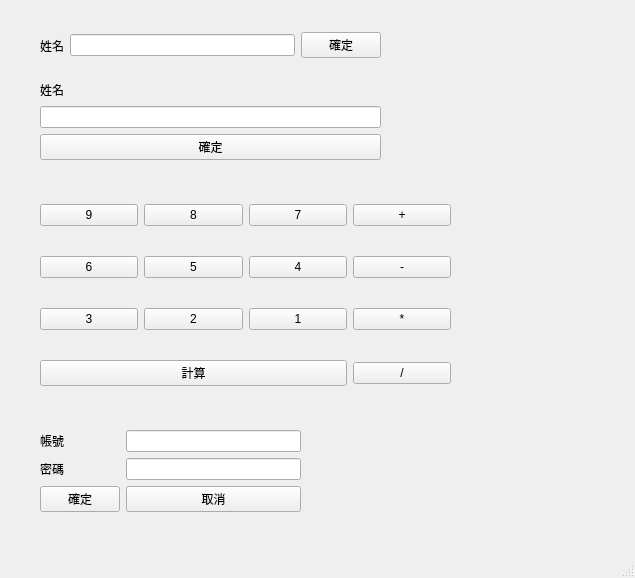
<?xml version="1.0" encoding="UTF-8"?>
<ui version="4.0">
 <class>MainWindow</class>
 <widget class="QMainWindow" name="MainWindow">
  <property name="geometry">
   <rect>
    <x>0</x>
    <y>0</y>
    <width>635</width>
    <height>578</height>
   </rect>
  </property>
  <property name="windowTitle">
   <string>MainWindow</string>
  </property>
  <widget class="QWidget" name="centralwidget">
   <widget class="QWidget" name="horizontalLayoutWidget">
    <property name="geometry">
     <rect>
      <x>40</x>
      <y>30</y>
      <width>341</width>
      <height>31</height>
     </rect>
    </property>
    <layout class="QHBoxLayout" name="horizontalLayout">
     <item>
      <widget class="QLabel" name="label">
       <property name="text">
        <string>姓名</string>
       </property>
      </widget>
     </item>
     <item>
      <widget class="QLineEdit" name="lineEdit"/>
     </item>
     <item>
      <widget class="QPushButton" name="pushButton">
       <property name="text">
        <string>確定</string>
       </property>
      </widget>
     </item>
    </layout>
   </widget>
   <widget class="QWidget" name="verticalLayoutWidget">
    <property name="geometry">
     <rect>
      <x>40</x>
      <y>80</y>
      <width>341</width>
      <height>80</height>
     </rect>
    </property>
    <layout class="QVBoxLayout" name="verticalLayout">
     <item>
      <widget class="QLabel" name="label_2">
       <property name="text">
        <string>姓名</string>
       </property>
      </widget>
     </item>
     <item>
      <widget class="QLineEdit" name="lineEdit_2"/>
     </item>
     <item>
      <widget class="QPushButton" name="pushButton_2">
       <property name="text">
        <string>確定</string>
       </property>
      </widget>
     </item>
    </layout>
   </widget>
   <widget class="QWidget" name="formLayoutWidget">
    <property name="geometry">
     <rect>
      <x>40</x>
      <y>430</y>
      <width>261</width>
      <height>91</height>
     </rect>
    </property>
    <layout class="QFormLayout" name="formLayout">
     <item row="0" column="0">
      <widget class="QLabel" name="label_5">
       <property name="text">
        <string>帳號</string>
       </property>
      </widget>
     </item>
     <item row="0" column="1">
      <widget class="QLineEdit" name="lineEdit_7"/>
     </item>
     <item row="1" column="0">
      <widget class="QLabel" name="label_6">
       <property name="text">
        <string>密碼</string>
       </property>
      </widget>
     </item>
     <item row="1" column="1">
      <widget class="QLineEdit" name="lineEdit_8"/>
     </item>
     <item row="2" column="0">
      <widget class="QPushButton" name="pushButton_3">
       <property name="text">
        <string>確定</string>
       </property>
      </widget>
     </item>
     <item row="2" column="1">
      <widget class="QPushButton" name="pushButton_4">
       <property name="text">
        <string>取消</string>
       </property>
      </widget>
     </item>
    </layout>
   </widget>
   <widget class="QWidget" name="gridLayoutWidget">
    <property name="geometry">
     <rect>
      <x>40</x>
      <y>180</y>
      <width>411</width>
      <height>231</height>
     </rect>
    </property>
    <layout class="QGridLayout" name="gridLayout">
     <item row="2" column="0">
      <widget class="QPushButton" name="pushButton_11">
       <property name="text">
        <string>3</string>
       </property>
      </widget>
     </item>
     <item row="2" column="1">
      <widget class="QPushButton" name="pushButton_12">
       <property name="text">
        <string>2</string>
       </property>
      </widget>
     </item>
     <item row="2" column="2">
      <widget class="QPushButton" name="pushButton_13">
       <property name="text">
        <string>1</string>
       </property>
      </widget>
     </item>
     <item row="1" column="1">
      <widget class="QPushButton" name="pushButton_9">
       <property name="text">
        <string>5</string>
       </property>
      </widget>
     </item>
     <item row="0" column="1">
      <widget class="QPushButton" name="pushButton_6">
       <property name="text">
        <string>8</string>
       </property>
      </widget>
     </item>
     <item row="1" column="0">
      <widget class="QPushButton" name="pushButton_8">
       <property name="text">
        <string>6</string>
       </property>
      </widget>
     </item>
     <item row="0" column="2">
      <widget class="QPushButton" name="pushButton_7">
       <property name="text">
        <string>7</string>
       </property>
      </widget>
     </item>
     <item row="1" column="3">
      <widget class="QPushButton" name="pushButton_15">
       <property name="text">
        <string>-</string>
       </property>
      </widget>
     </item>
     <item row="2" column="3">
      <widget class="QPushButton" name="pushButton_16">
       <property name="text">
        <string>*</string>
       </property>
      </widget>
     </item>
     <item row="0" column="3">
      <widget class="QPushButton" name="pushButton_14">
       <property name="text">
        <string>+</string>
       </property>
      </widget>
     </item>
     <item row="0" column="0">
      <widget class="QPushButton" name="pushButton_5">
       <property name="text">
        <string>9</string>
       </property>
      </widget>
     </item>
     <item row="1" column="2">
      <widget class="QPushButton" name="pushButton_10">
       <property name="text">
        <string>4</string>
       </property>
      </widget>
     </item>
     <item row="3" column="3">
      <widget class="QPushButton" name="pushButton_18">
       <property name="text">
        <string>/</string>
       </property>
      </widget>
     </item>
     <item row="3" column="0" colspan="3">
      <widget class="QPushButton" name="pushButton_17">
       <property name="text">
        <string>計算</string>
       </property>
      </widget>
     </item>
    </layout>
   </widget>
  </widget>
  <widget class="QMenuBar" name="menubar">
   <property name="geometry">
    <rect>
     <x>0</x>
     <y>0</y>
     <width>635</width>
     <height>22</height>
    </rect>
   </property>
  </widget>
  <widget class="QStatusBar" name="statusbar"/>
 </widget>
 <resources/>
 <connections/>
</ui>
